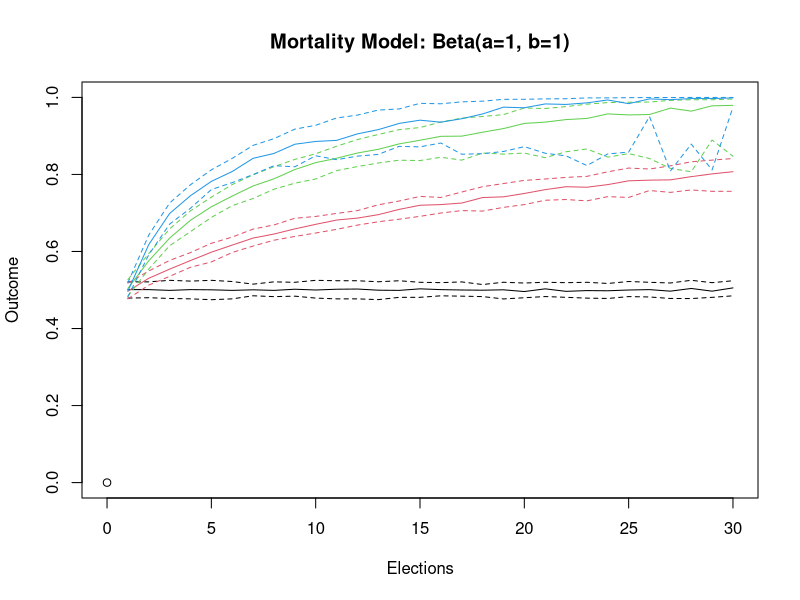
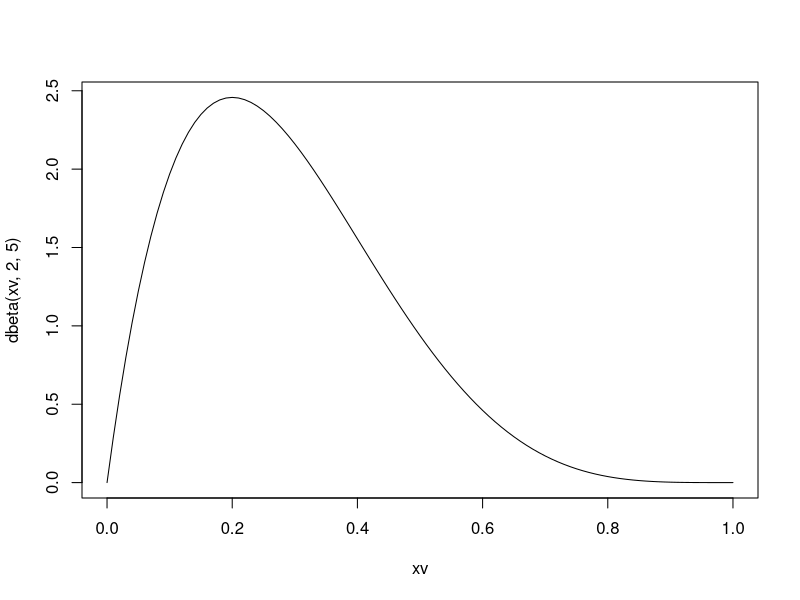
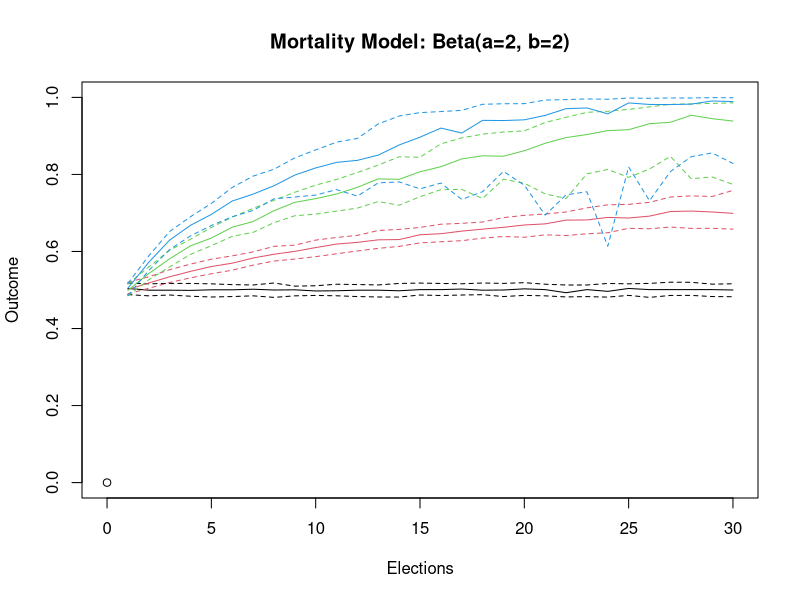

Here is the R script that generated these plots, in order:
boost_the_vote = function(
  pop_size = 1e3,
  a=2, b=2, # on average, people vote no better than a coin flips.
  boosting_factor = .2, # penalty/bonus for predicting good outcomes
  elections = 10, # number of elections
  churn_rate=.1 # births/deaths voter churn
){
  # Let's simulate "boosting the vote"
  #
  # ~~VOTING POPULATION~~
  voters = rbeta(pop_size, a, b)
  # initialize all voters as having equal contributions to the process
  voting_power = rep(1, pop_size)
  # define a linear penalty/bonus for making a good/bad decision
  penalty = 1 - boosting_factor
  bonus = 1 + boosting_factor
  # after each election, update everyones voting power relative to whether or not they made the right choice
  result = rep(NA, elections)
  voter_age = rep(0, pop_size) # Track the number of elections a voter has participated in
  n_churn = pop_size * churn_rate
  for(i in 1:elections){
    # Run the election
    outcomes = rbinom(pop_size, 1, voters)
    result[i] = sum(voting_power*outcomes)/sum(voting_power)
    # weighted average
    # Update voting power based on results
    voting_power[outcomes==1] = voting_power[outcomes==1] * bonus
    voting_power[outcomes==0] = voting_power[outcomes==0] * penalty
    
    # Kill of oldest voters, replace with fresh voters
    #ix = order(voter_age, ascending=False)[1:n_churn]
    voter_age = voter_age + 1
    ix = sample(pop_size, n_churn, prob = voter_age/sum(voter_age))
    voters[ix] = rbeta(n_churn, a, b)
    voting_power[ix] = 1
  }
  list(voters=voters, voting_power=voting_power,outcomes=result)
}

elections_sensitivity_plot = function(k = 100,
                                      boosting_factors = c(0, 0.2,
                                                           0.5, 0.8), 
                                      #q = c(0.2, 0.5, 0.8), #60% CI
                                      #q = c(0.05, 0.5, 0.95) # 90% CI
                                      conf_intv = .9,
                                      n = 30, 
                                      a = 1, 
                                      b = 1) {
  q_delta = (1-conf_intv)/2
  q = c(q_delta, .5, 1-q_delta)
  votes = lapply(boosting_factors, function(x) {
    v = replicate(k, 
                  boost_the_vote(boosting_factor = x,
                                 elections = n,
                                 a = a, b = b)$outcomes
    )
    apply(v, 1, function(row) {
      quantile(row, q)
    })
  })
  plot_title = paste("Mortality Model: Beta(a=",a,", b=",b,")", sep="")
  plot(0, 0, xlim = c(0, n), ylim = c(0, 1), xlab = "Elections", ylab = "Outcome", main=plot_title)
  for (i in 1:length(votes)) {
    lines(1:n, votes[[i]][1, ], col = i, lty = 2)
    lines(1:n, votes[[i]][2, ], col = i, lty = 1)
    lines(1:n, votes[[i]][3, ], col = i, lty = 2)
  }
}

##################################################

elections_sensitivity_plot(conf_intv=.8)

xv = seq(0,1,.01)
plot(xv, dbeta(xv, 2,5), type='l')
elections_sensitivity_plot(k=100, a=2, b=2, conf_intv=.7)
